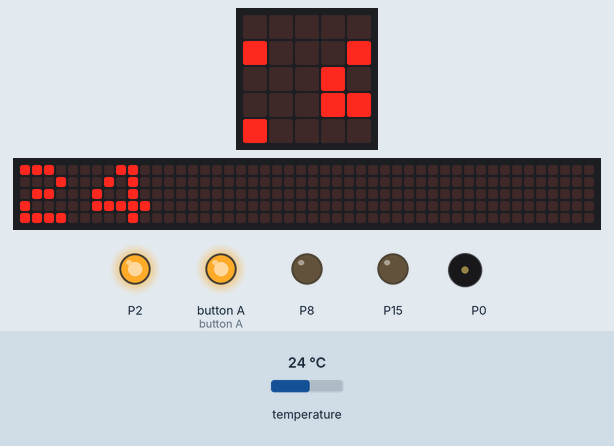
A program run on a simulated BBC micro:bit (MakeCode). Parts: the board's 5×5 LED display, a strip that is not on the board, showing the scrolling text unrolled, output pins drawn as LEDs (lit = HIGH), buzzer (waves = sounding). Inputs (shaded band) come from the test bench; at power-on: temperature 24 °C. The 48×5 strip is a reading aid, not a part: it shows the text the display is scrolling, unrolled, one strip-width of it at a time.

Above: at 1.27 s.
1.3 s: temperature set to 26.3 °C
At 2.94 s:
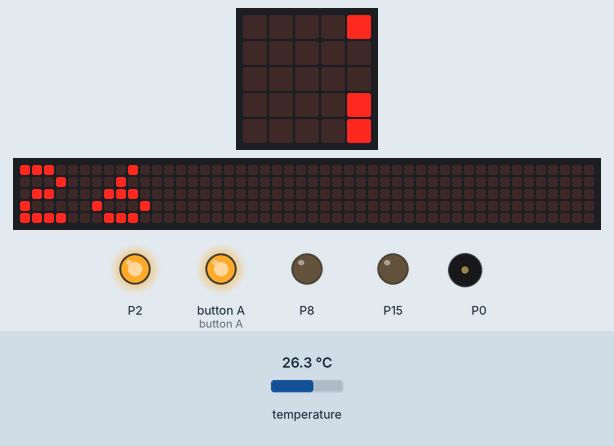
4.2 s: temperature set to 27.4 °C
At 5.28 s:
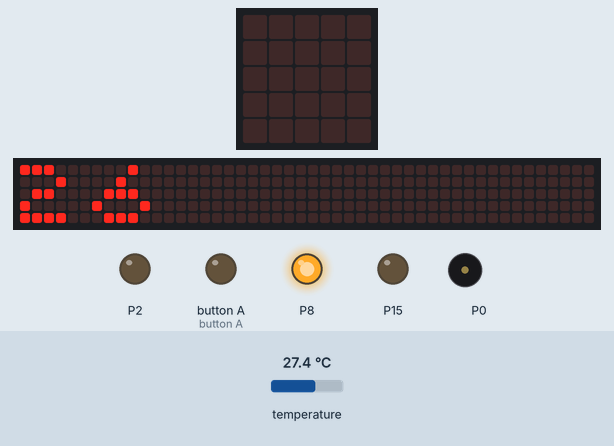
6.1 s: temperature set to 30.6 °C
At 8.38 s:
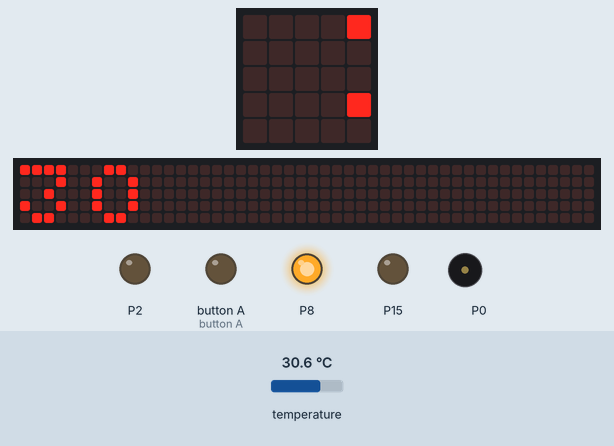
9.1 s: temperature set to 31.4 °C
At 10.64 s:
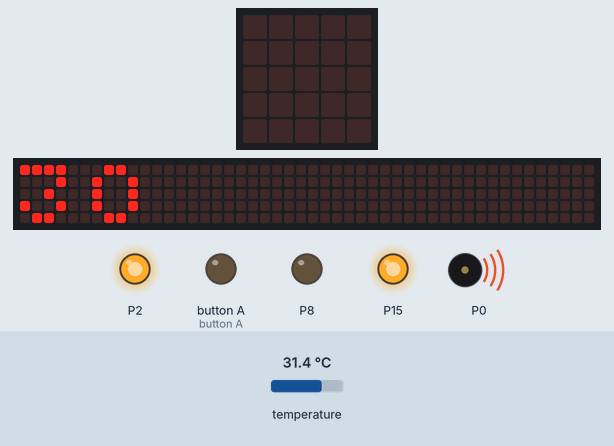
11.0 s: temperature set to 12 °C
At 13.35 s:
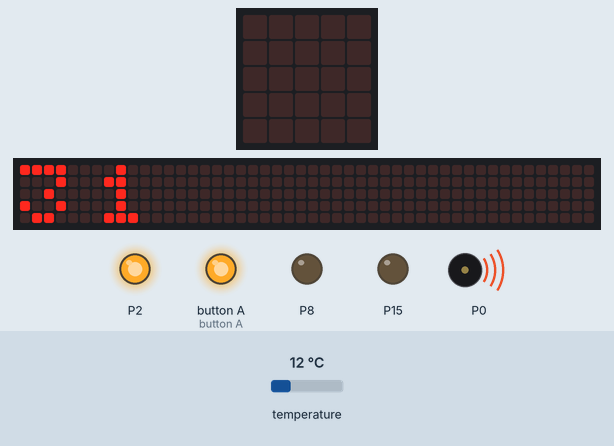
Timing chart, 0 to 14.8 s (numbered marks = the images above; inputs shaded):
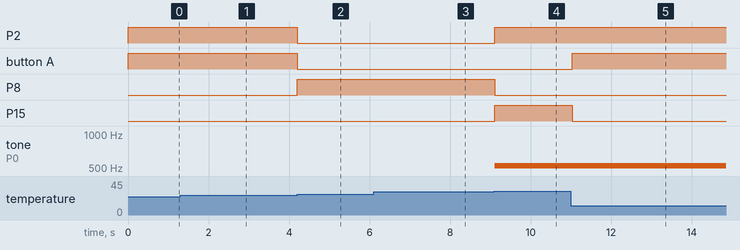

The program:

main.ts
```typescript
music.setVolume(20)
basic.forever(function () {
    basic.showNumber(input.temperature())
})
basic.forever(function () {
    if (31 <= input.temperature()) {
        pins.digitalWritePin(DigitalPin.P2, 1)
        pins.digitalWritePin(DigitalPin.P5, 0)
        pins.digitalWritePin(DigitalPin.P8, 0)
        pins.digitalWritePin(DigitalPin.P15, 1)
        music.ringTone(523)
        basic.pause(100)
    } else if (27 <= input.temperature()) {
        pins.digitalWritePin(DigitalPin.P2, 0)
        pins.digitalWritePin(DigitalPin.P5, 0)
        pins.digitalWritePin(DigitalPin.P8, 1)
        pins.digitalWritePin(DigitalPin.P15, 0)
        music.stopAllSounds()
    } else {
        pins.digitalWritePin(DigitalPin.P2, 1)
        pins.digitalWritePin(DigitalPin.P5, 1)
        pins.digitalWritePin(DigitalPin.P8, 0)
        pins.digitalWritePin(DigitalPin.P15, 0)
    }
})
```

test.ts
```typescript
// 테스트는 여기로 이동합니다; 이 패키지가 확장으로 사용될 때 컴파일되지 않을 것 입니다.
```

Measured:
- the behaviour switches between 26.9 and 27 °C on temperature (found by bisection; images 1 and 2)
- the behaviour switches between 30.9 and 31 °C on temperature (found by bisection; images 3 and 4)
- after the input at 4.2 s, P2, button A: HIGH → LOW at once; P8: LOW → HIGH at once
- after the input at 9.1 s, P2, P15: LOW → HIGH at once; P8: HIGH → LOW at once; tone on P0: silent → 523 Hz at once
- after the input at 11.0 s, button A: LOW → HIGH at once; P15: HIGH → LOW at once
- what the display in image 4 shows lasts 0.5 s, from 10.4 s to 10.9 s
